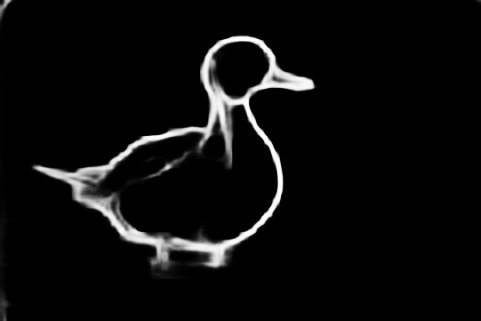
#> input picture data/images/43051/43051_dsn6.png, 481 x 321 px
$ jupyter execute --allow-errors test_nms.ipynb   (shell and % lines are left out)
#> lines starting #> are read from the running program, lines starting #| are printed output that depends on the picture
### pyEdgeEval/preprocess/toolbox.py
#!/usr/bin/env python3

from typing import Tuple

import numpy as np
from scipy import signal


def conv_tri(
    image: np.ndarray,
    r: int,
    s: int = 1,
) -> np.ndarray:
    """2D image convolution with a triangle filter (no fast)
    See https://github.com/pdollar/toolbox/blob/master/channels/convTri.m
    Note: signal.convolve2d does not support float16('single' in MATLAB)
    """
    if image.size == 0 or (r == 0 and s == 1):
        return image
    if r <= 1:
        p = 12 / r / (r + 2) - 2
        f = np.array([[1, p, 1]]) / (2 + p)
        r = 1
    else:
        f = (
            np.array([list(range(1, r + 1)) + [r + 1] + list(range(r, 0, -1))])
            / (r + 1) ** 2
        )
    f = f.astype(image.dtype)
    image = np.pad(image, ((r, r), (r, r)), mode="symmetric")

    # FIXME: remove scipy dependencies
    image = signal.convolve2d(
        signal.convolve2d(image, f, "valid"), f.T, "valid"
    )
    if s > 1:
        t = int(np.floor(s / 2) + 1)
        image = image[
            t - 1 : image.shape[0] - (s - t) + 1 : s,
            t - 1 : image.shape[1] - (s - t) + 1 : s,
        ]
    return image


def grad2(image: np.ndarray) -> Tuple[np.ndarray, np.ndarray]:
    """numerical gradients along x and y directions (no fast)
    See https://github.com/pdollar/toolbox/blob/master/channels/gradient2.m
    Note: np.gradient return [oy, ox], MATLAB version return [ox, oy]
    """
    assert image.ndim == 2
    oy, ox = np.gradient(image)
    return ox, oy

### notebooks/test_nms.ipynb
[cell 1]
%cd ..

Testing nms

[cell 2]
import os.path as osp

[cell 3]
import matplotlib.pyplot as plt
import numpy as np
from PIL import Image
import cv2

[cell 4]
from pyEdgeEval import nms
from pyEdgeEval.preprocess.toolbox import conv_tri, grad2

[cell 5]
# %matplotlib widget

[cell 6]
def nms_process_one_image(image, half=False):
    """"
    :param image: numpy array, edge, model output
    :return: edge
    NOTE: in MATLAB, uint8(x) means round(x).astype(uint8) in numpy
    """
    edge = conv_tri(image, 1)

    if half:
        edge = np.float32(edge)  # faster preprocessing

    ox, oy = grad2(conv_tri(edge, 4))
    oxx, _ = grad2(ox)
    oxy, oyy = grad2(oy)
    ori = np.mod(np.arctan(oyy * np.sign(-oxy) / (oxx + 1e-5)), np.pi)
    r, s, m = 1, 5, float(1.01)
    out = nms(edge, ori, r=r, s=s, m=m)
    edge = np.round(out * 255).astype(np.uint8)
    return edge

[cell 7]
# image for testing
ROOT = "data"
img_name = "43051"
layer = "dsn6"

org_fn = osp.join(ROOT, "images", img_name, f"{img_name}_{layer}.png")
# org = Image.open(org_fn)
# org.show()

org = cv2.imread(org_fn, cv2.IMREAD_GRAYSCALE)
#> org is the input picture: shape (321, 481); min 0, max 254, mean 11.6
im_org = np.asarray(org).astype(float) / 255
plt.imshow(im_org, interpolation='nearest')
plt.gcf().set_dpi(150)
plt.show()

Test nms processing

#> (a cell that did not finish here is left out)

#> call 2 of conv_tri, with r = 4, s = 1
#> in conv_tri (call 2), `image = np.pad(image, ((r, r), (r, r)), mode="symmetric")`:
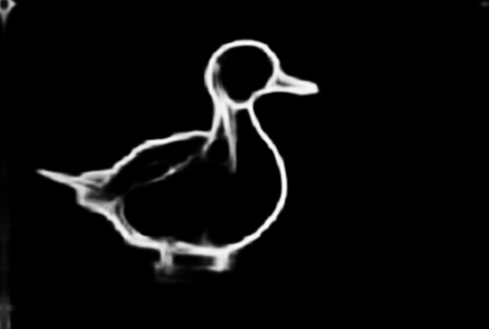
#> image: shape (329, 489) float64; min 0, max 0.993, mean 0.0442
#> in conv_tri (call 2), `image = signal.convolve2d( signal.convolve2d(image, f, "valid"), f.T, ..`:
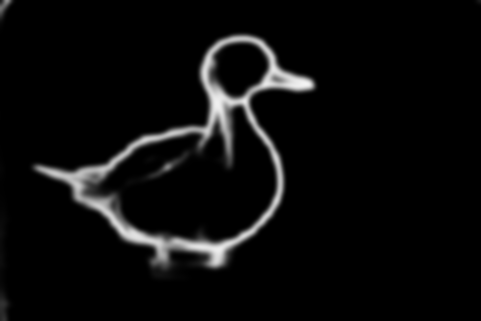
#> image: shape (321, 481) float64; min 0, max 0.958, mean 0.0455
#> in grad2, `oy, ox = np.gradient(image)`:
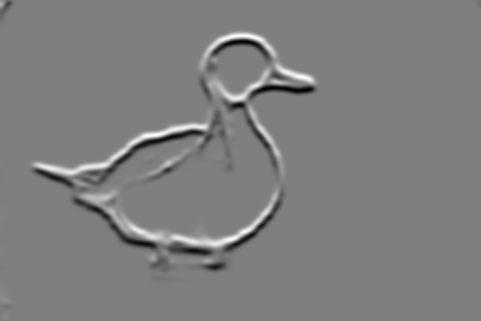
#> oy: shape (321, 481) float64; min -0.159, max 0.159, mean -2.47e-05; drawn with min black and max white
#> in grad2, `oy, ox = np.gradient(image)`:
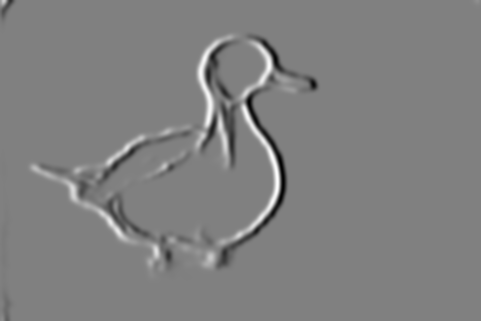
#> ox: shape (321, 481) float64; min -0.161, max 0.158, mean -9.35e-05; drawn with min black and max white
#> in grad2 (call 2), `oy, ox = np.gradient(image)`:
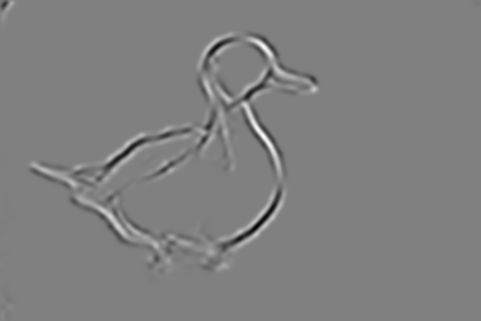
#> oy: shape (321, 481) float64; min -0.0445, max 0.044, mean -1.12e-06; drawn with min black and max white
#> in grad2 (call 2), `oy, ox = np.gradient(image)`:
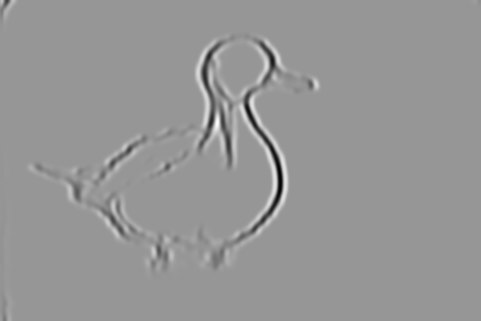
#> ox: shape (321, 481) float64; min -0.0765, max 0.0532, mean 2.17e-06; drawn with min black and max white
#> in grad2 (call 3), `oy, ox = np.gradient(image)`:
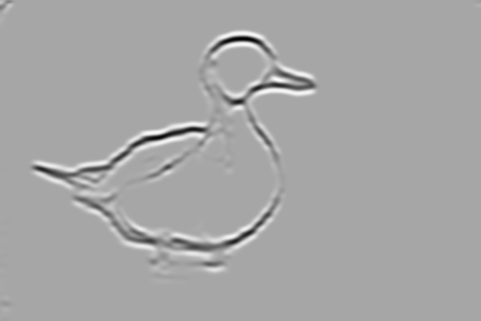
#> oy: shape (321, 481) float64; min -0.0746, max 0.0398, mean 1.23e-06; drawn with min black and max white
#> in nms_process_one_image, `ori = np.mod(np.arctan(oyy * np.sign(-oxy) / (oxx + 1e-5)), np.pi)`:
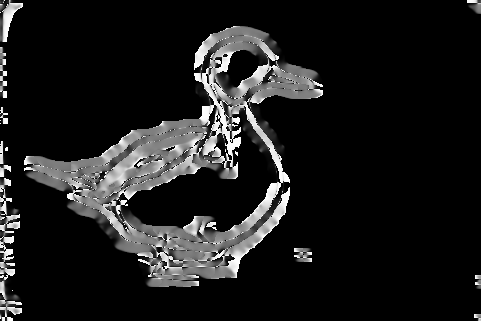
#> ori: shape (321, 481) float64; min 0, max 3.14, mean 0.342; drawn with min black and max white

#> (a cell that did not finish here is left out)

#> (a cell that did not finish here is left out)
